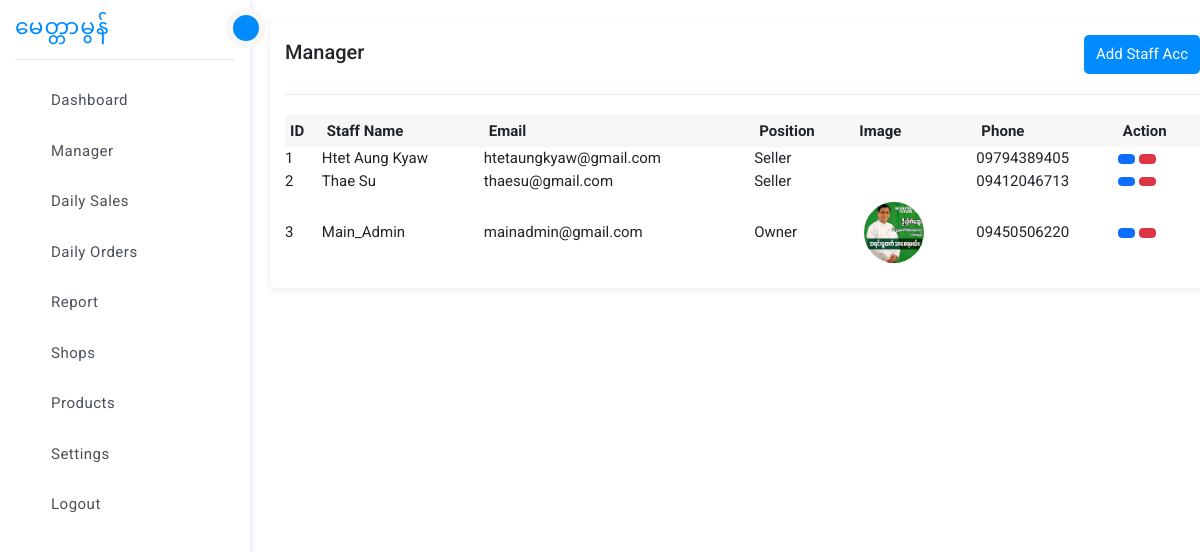
Page /dashboard/manager/ on the earlier database version.
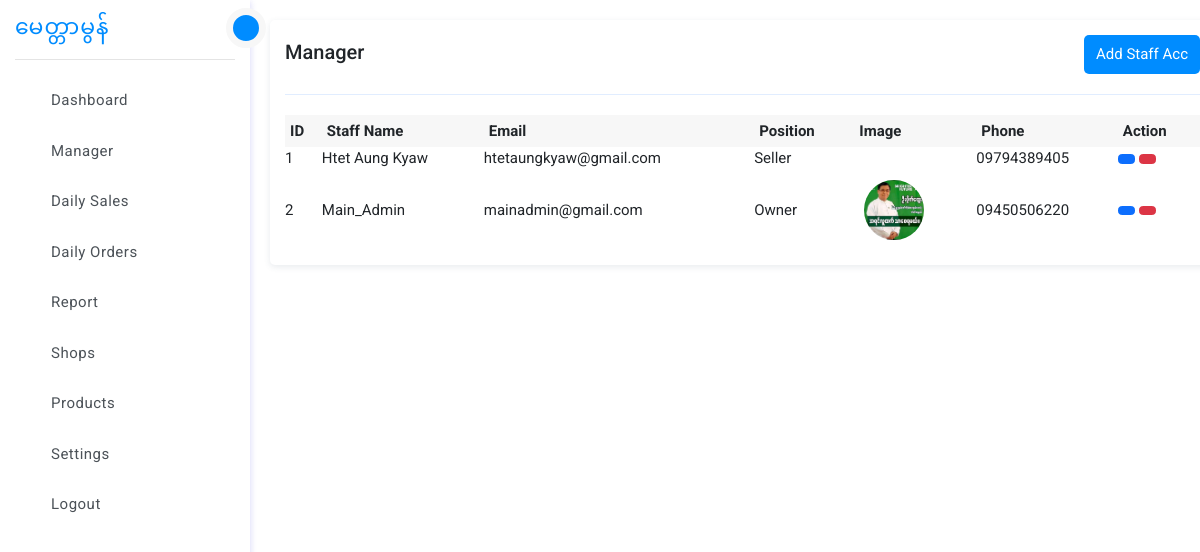
Same page on the later database version.
### authentication/models.py (models this page shows, shortened)
class UserModel(AbstractBaseUser, PermissionsMixin):
    id = models.UUIDField(primary_key=True, default=uuid.uuid4, editable=False)
    username = models.CharField(max_length=100, null=True, blank=True)
    email = models.EmailField(max_length=254, unique=True, null=True, blank=True)
    phone = models.CharField(max_length=15, null=True, blank=True)
    profile = models.ImageField(upload_to="profile", null=True, blank=True)
    position = models.CharField(max_length=100, null=True,blank=True)
    is_staff = models.BooleanField(default=False)
    is_active = models.BooleanField(default=True)
    is_superuser = models.BooleanField(default=False)
    last_login = models.DateTimeField(null=True, blank=True)
    last_active = models.DateTimeField(null=True, blank=True, auto_now_add=True)
    created_at = models.DateTimeField(auto_now_add=True)
    updated_at = models.DateTimeField(auto_now=True)
    USERNAME_FIELD = "email"
    REQUIRED_FIELDS = ["username"]
    objects = CustomUserManager()
    class Meta:
        verbose_name = "User"
        verbose_name_plural = "Users"

### dashboard/views.py (the view)
# urls.py: path('manager/',views.Manager, name='manager'),
def Manager(request):
    users = UserModel.objects.all()
    context = {
        'users':users
    }
    return render(request,'manager.html',context)

### dashboard/templates/manager.html (shortened to what this page needs)
{% extends 'base.html'%}
    {% block content %}
    {% include 'siber.html'%}
    <main class="content">
        <section class="main" style="margin-top: 20px;">
            <div class="box box-6">
                <div class="box-header">
                    <h4>Manager</h4>
                    <button class="shop" data-bs-toggle="modal" data-bs-target="#userForm">Add Staff Acc</button>
                </div>
                <div class="box-body">
                    <table>
                        <thead>
                            <tr>
                                <th>ID</th>
                                <th>Staff Name</th>
                                <th>email</th>
                                <th>Position</th>
                                <th>Image</th>
                                <th>Phone</th>
                                <th>Action</th>
                            </tr>
                        </thead>
                        <tbody>
                            {% for user in users %}
                            <tr>
                                <td>{{forloop.counter}}</td>
                                <td>{{user.username}}</td>
                                <td>{{user.email}}</td>
                                <td>{{user.position}}</td>
                                <td>
                                    {% if user.profile %}
                                    <img src="{{user.profile.url}}" alt="" width="60"
                                        style="margin: 10px;border-radius: 50%;">
                                    {% endif %}
                                </td>
                                <td>{{user.phone}}</td>
                                <td>
                                    <button class="btn btn-primary" data-bs-toggle="modal"
                                        data-bs-target="#updateModal_{{ user.id }}"> </button>
                                    <button class="btn btn-danger" data-bs-toggle="modal"
                                        data-bs-target="#deleteModal_{{user.id}}"></button>
                                </td>
                            </tr>
                            {% endfor %}
                        </tbody>
                    </table>
                </div>
            </div>
        </section>
    </main>
    {% endblock %}

### templates/base.html (shortened to what this page needs)
{% load static %}
<!DOCTYPE html>
<html lang="en">
<head>
    <link rel="stylesheet" href="{% static 'css/style.css'%}">
    <link href="https://cdn.jsdelivr.net/npm/bootstrap@5.3.8/dist/css/bootstrap.min.css" rel="stylesheet"
>
</head>
<body>
    {% block content %}
    {% endblock %}
</body>
</html>

### templates/siber.html (shortened to what this page needs)
<div class="containers">
    <aside class="siber-wrapper">
        <div class="sidebar-header">
            <h4>မေတ္တာမွန်</h4>
            <div class="close-menu">
            </div>
        </div>
        <nav>
            <ul>
                <li>
                    <a href="{% url 'dashboard'%}">
                        <div class="title">Dashboard</div>
                    </a>
                </li>
                <li>
                    <a href="{% url 'manager'%}">
                        <div class="title">Manager</div>
                    </a>
                </li>
                <li>
                    <a href="{% url 'daily_sales'%}">
                        <div class="title">Daily Sales</div>
                    </a>
                </li>
                <li>
                    <a href="{% url 'daily_orders' %}">
                        <div class="title">Daily Orders</div>
                    </a>
                </li>
                <li>
                    <a href="{% url 'report' %}">
                        <div class="title">Report</div>
                    </a>
                </li>
                 <li>
                    <a href="{% url 'shop'%}">
                        <div class="title">Shops</div>
                    </a>
                </li>
                <li>
                    <a href="{% url 'product_list' %}">
                        <div class="title">Products</div>
                    </a>
                </li>
                <li>
                    <a href="{% url 'settings'%}">
                        <div class="title">Settings</div>
                    </a>
                </li>
                <li>
                    <a href="{% url 'logout'%}">
                        <div class="title">Logout</div>
                    </a>
                </li>
            </ul>
        </nav>
    </aside>
</div>

### static/css/style.css (style rules this page uses)
* { margin: 0; padding: 0; box-sizing: border-box; text-decoration: none; list-style: none; font-family: "Roboto", sans-serif; }
:root { --blue: #008cff; --white: #ffffff; --LightGray: #f7f7f7; --text-color: #4c5258; --border-c: #e4e4e4; --small-b: .5rem; --big-b: 2rem; --fs13: 1.3rem; --fs-15: 1.5rem; --fs-16: 1.6rem; --fs-20: 2rem; --fs-30: 3rem; }
html { font-size: 62.5%; scroll-behavior: smooth; }
body { position: relative; color: var(--text-color); background-color: var(--LightGray); }
h1, h2, h3, h4, h5, h6 { line-height: 1.2; font-weight: 500; }
.containers { width: 100%; height: 100%; position: relative; display: flex; gap: 2rem; }
.shop { padding: .8rem 1.2rem; background: var(--blue); color: var(--white); border-radius: .5rem; outline: none; border: none; font-size: var(--fs-15); transition: all .3s ease; }
.siber-wrapper { position: fixed; top: 0; left: -100rem; width: 25rem; height: 100vh; padding: 0rem 1.5rem; background: var(--white); box-shadow: 0 .2rem .6rem 0 rgba(218 218 253 / 65%), 0 .2rem .6rem 0 rgba(206 206 238 / 54%); z-index: 999; transition: all .3s ease-in-out; }
.siber-wrapper .sidebar-header .close-menu { position: absolute; top: 1%; right: -1.6rem; width: 4rem; height: 4rem; border-radius: 50%; background-color: var(--blue); border: .7rem solid var(--LightGray); display: flex; align-items: center; justify-content: center; cursor: pointer; }
.siber-wrapper .sidebar-header { display: flex; align-items: center; gap: 1rem; height: 6rem; border-bottom: .1rem solid var(--border-c); }
.siber-wrapper .sidebar-header h4 { font-size: 2.2rem; letter-spacing: .1rem; text-transform: capitalize; color: var(--blue); }
.siber-wrapper nav ul { padding: 1rem; margin-top: 1rem; display: flex; flex-direction: column; gap: 1rem; }
.siber-wrapper nav ul li a { display: flex; align-items: center; gap: 1rem; padding: 0.8rem 1.5rem; font-size: var(--fs-15); letter-spacing: .05rem; color: var(--text-color); border: .1rem solid #ffffff00; transition: all .3s ease-in-out; }
.siber-wrapper nav ul li a .title { text-transform: capitalize; }
.content { width: 80%; padding-right: 1.5rem; padding-left: 1.5rem; }
.main { display: grid; gap: 2rem; }
.main .box { padding: 1.5rem; background-color: var(--white); border-radius: var(--small-b); box-shadow: 0 .2rem .6rem 0 rgba(67 89 113 / .12); }
.box .box-header { display: flex; align-items: center; justify-content: space-between; margin-bottom: 2rem; padding-bottom: 2rem; border-bottom: .1rem solid rgba(13 110 253 / .12); }
.box .box-header h4 { text-transform: capitalize; font-size: var(--fs-20); }
.main .box-6 { white-space: nowrap; overflow-x: auto; }
.box .box-body table { width: 100%; border-collapse: collapse; }
.box .box-body table thead { background-color: var(--LightGray); }
.box .box-body table thead tr th { text-transform: capitalize; font-size: var(--fs-15); padding: 0.5rem; text-align: left; }
.box .box-body table tbody { font-size: var(--fs-15); padding: 1rem 0.5rem; }
@media (min-width:992px) { .siber-wrapper { left: 0; } }
@media (min-width:992px) { .content { margin-left: 27rem; padding-left: 0; } }
@media (min-width:768px) { .main { grid-template-columns: repeat(2, 1fr); } }
@media (min-width:768px) { .box-6, .box-7 { grid-column: span 2; } }

### templates/siber.html (style rules this page uses)
a { text-decoration: none; }

Differences in the rows shown:
removed UserModel: username "Thae Su", email "thaesu@gmail.com", position "Seller", phone "09412046713"
